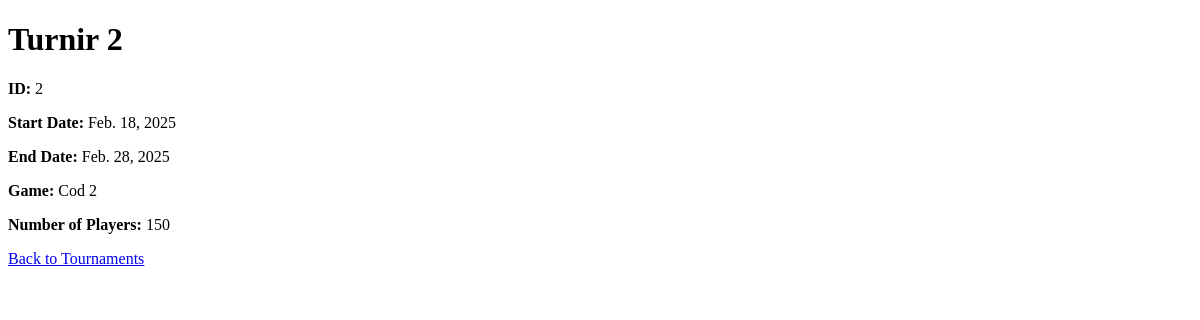
Before: /tournaments/2/ with the older database file.
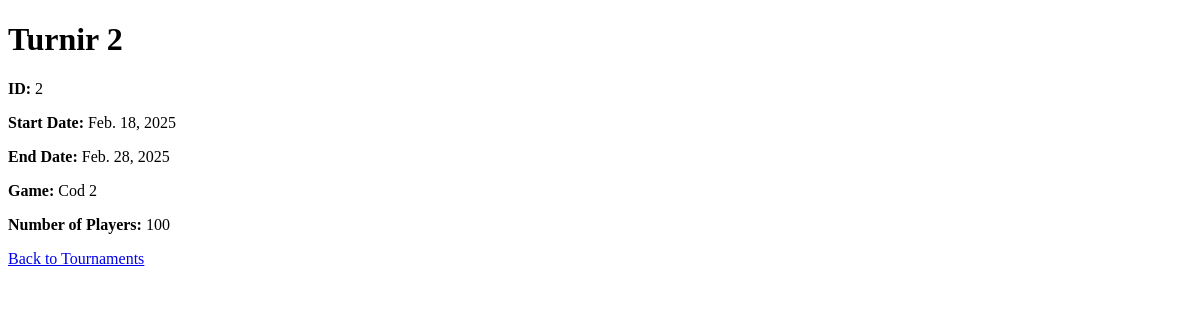
After: the same page with the newer database file.
### tournament/models.py (models this page shows, shortened)
class Tournament(models.Model):
    name = models.CharField(max_length=100, unique=True, null=True, default=None)
    game = models.CharField(max_length=100)
    start_date = models.DateField()
    end_date = models.DateField()
    num_of_players = models.IntegerField()

### tournament/views.py (the view, shortened to what this page needs)
class TournamentApi(GenericViewSet, ListModelMixin, CreateModelMixin, RetrieveModelMixin, UpdateModelMixin, DestroyModelMixin):
    queryset = Tournament.objects.all()
    serializer_class = TournamentApiSerializer
    html_path = 'tournament/tournament.html'
    detail_html_path = 'tournament/tournament_detail.html'
    create_html_path = "tournament/tournament_create.html"
    def retrieve(self, request, *args, **kwargs):
        try:
            tournament = self.get_object()
        except Http404:
            return render(request, self.detail_html_path, {'tournament': None})
        return render(request, self.detail_html_path, {'tournament': tournament})

### tournament/templates/tournament/tournament_detail.html (shortened to what this page needs)
<!DOCTYPE html>
<html lang="en">
<head>
</head>
<body>
    {% if tournament %}
        <h1>{{ tournament.name }}</h1>
        <p><strong>ID:</strong> {{ tournament.id }}</p>
        <p><strong>Start Date:</strong> {{ tournament.start_date }}</p>
        <p><strong>End Date:</strong> {{ tournament.end_date }}</p>
        <p><strong>Game:</strong> {{ tournament.game }}</p>
        <p><strong>Number of Players:</strong> {{ tournament.num_of_players }}</p>
    {% else %}
        <h1>Tournament Not Found</h1>
        <p>Sorry, the tournament you are looking for does not exist or has been removed.</p>
    {% endif %}
    <a href="{% url 'tournament-list' %}">Back to Tournaments</a>
</body>
</html>

Changed rows visible on the page:
changed Tournament "Turnir 2": num_of_players "150" → "100"
